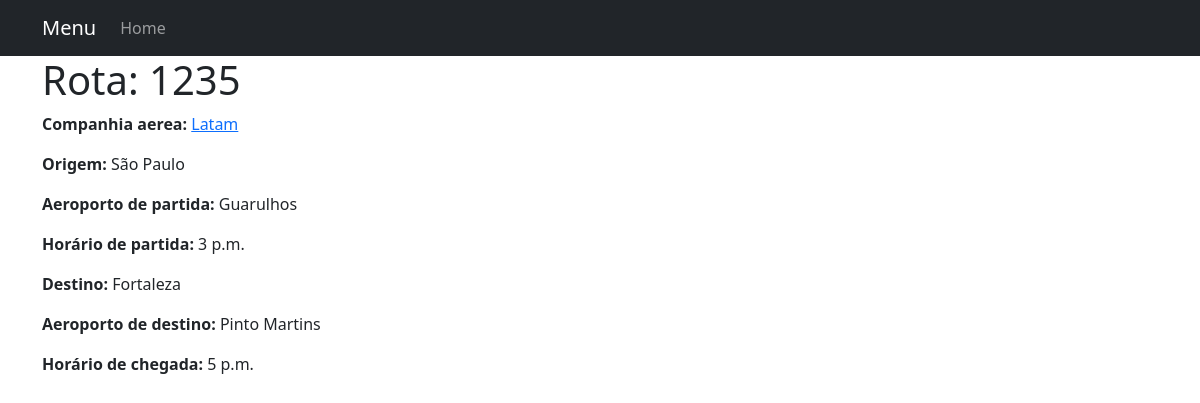
The page /crud/consultar-rotas/1 on the database as committed earlier.
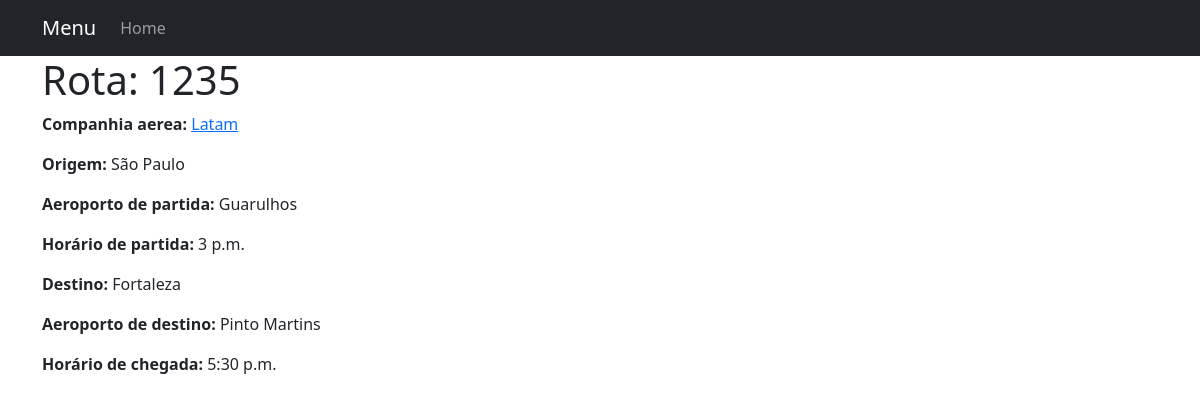
The same page on the database as committed later.
### rota/models.py (models this page shows, shortened)
class Rota(models.Model):
    id = models.IntegerField(primary_key=True)
    codigo = models.CharField(max_length=15, null = False, unique = True)
    aeroporto_partida = models.CharField(max_length=200, null=False)
    aeroporto_chegada = models.CharField(max_length=200, null=False)
    hora_partida_prevista= models.TimeField(auto_now=False)
    hora_chegada_prevista= models.TimeField(auto_now=False)
    origem = models.CharField(max_length=20, null=False)
    destino = models.CharField(max_length=20, null=False)
    aeronave = models.CharField(max_length=20, null=False)
    companhia_aerea = models.CharField(max_length=20, null=False)
    class Meta:
        db_table = 'rotas'

### rota/views.py (the view)
# urls.py: path('crud/consultar-rotas/<int:pk>', views.RotaDetailView.as_view(), name='rota-detail'),
class RotaDetailView(DetailView):
    model = Rota
    template_name = 'crud/consultar_rotas/rota_detail.html'

### templates/crud/consultar_rotas/rota_detail.html (shortened to what this page needs)
{% extends "base.html" %}
{% block content %}
    <h1>Rota: {{ rota.codigo }}</h1>
    <p><strong>Companhia aerea:</strong> <a href="">{{ rota.companhia_aerea }}</a></p>
    <p><strong>Origem:</strong> {{ rota.origem }}</p>
    <p><strong>Aeroporto de partida:</strong> {{ rota.aeroporto_partida }}</p>
    <p><strong>Horário de partida:</strong> {{ rota.hora_partida_prevista }}</p>
    <p><strong>Destino:</strong> {{ rota.destino }}</p>
    <p><strong>Aeroporto de destino:</strong> {{ rota.aeroporto_chegada }}</p>
    <p><strong>Horário de chegada:</strong> {{ rota.hora_chegada_prevista }}</p>
{% endblock %}

Rows that differ between the two databases and show on the page:
changed Rota "Latam": hora_chegada_prevista "5 p.m." → "5:30 p.m."
